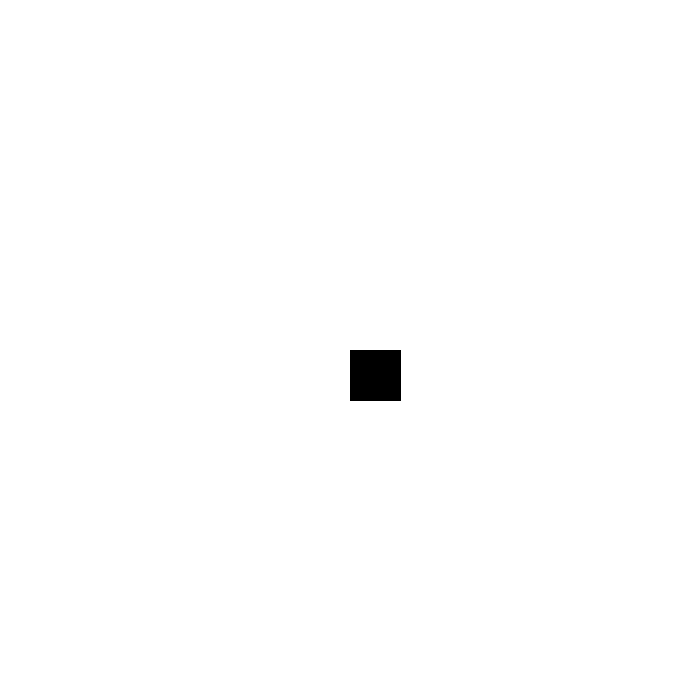
Frame 1 (no input)
Frame 60 (the mouse pressed at the canvas centre just before this capture): identical to frame 1, image omitted
Frame 120 (the mouse held since frame 60 and released just before this capture): identical to frame 1, image omitted

The Processing sketch that drew this single still picture (run headless with seeded random() and noise(); from frame 60 on, the mouse is pressed at the canvas centre):

// Processing sketch: OPD12_6
// ── OPD12_6.pde
int Y = 350; 
int X = 350; 
 
void setup(){ 
  size (700,700); 
} 
 
void draw(){ 
  background (255,255,255); 
  if (keyPressed && (key == CODED)){ 
    if(keyCode == LEFT){ 
      X -= 10; 
  } else if (keyCode == UP){ 
      Y -= 10; 
  } else if (keyCode == RIGHT){ 
      X += 10; 
    } else if (keyCode == DOWN){ 
      Y += 10; 
    } 
  } 
   
  fill (0,0,0); 
  rect (X, Y, 50, 50);
}
